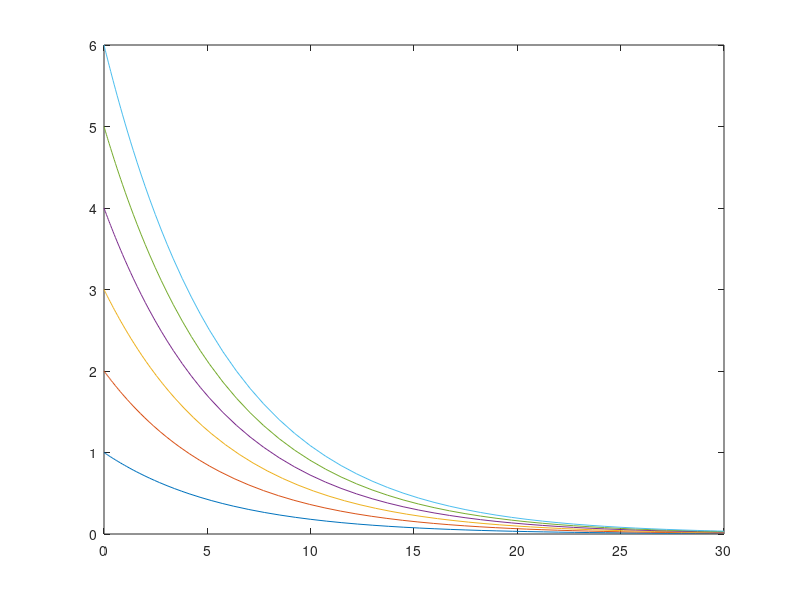

This chart was generated by the following MATLAB code:
%varing c0 (Burley_griffin model)
clear all
clc
%for cin=1:3;
cin=0;
F=4*12;V=280;
for c0=1:6;
  tspan = [0 30];
  [t,c] = ode45(@(t,c) F/V*(cin-c), tspan, c0);
  plot(t,c,'-')
  hold on
end
%}
